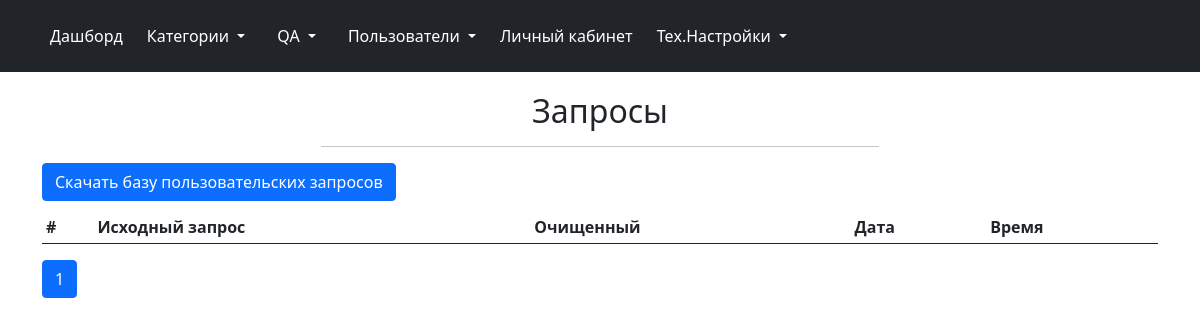
Before: /admin/requests (signed in) with the older database file.
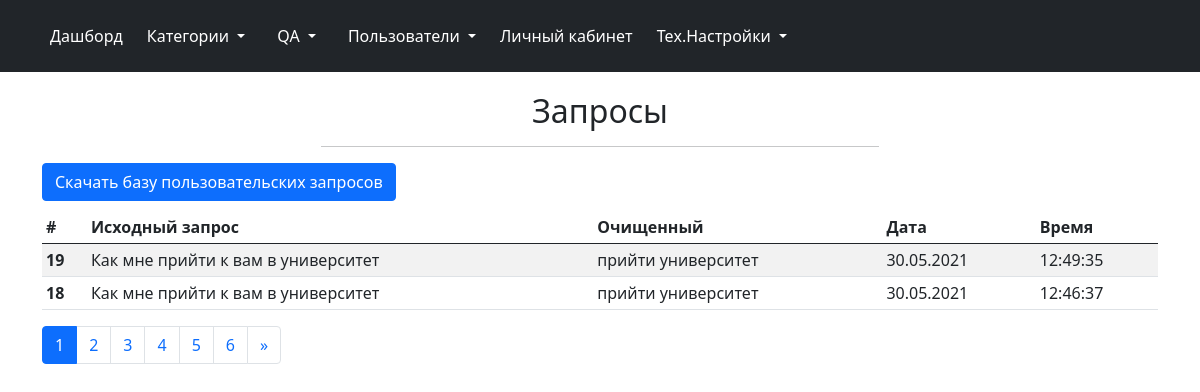
After: the same page with the newer database file.
### models.py (models this page shows, shortened)
class Requests(db.Model):
    id = db.Column(db.Integer, primary_key=True)
    original = db.Column(db.Text, nullable=False)
    cleared = db.Column(db.Text, nullable=False)
    date_time = db.Column(DateTime)

### admin/admin.py (the view)
@admin.route('/requests')
@login_required
def requests():
    requests_page_count = 2
    page_data = request.args.get("page")
    if page_data == None:
        page = 1
    else:
        page = int(page_data)
    requests = Requests.query
    requests_count = requests.count()
    requests = requests.order_by(desc(Requests.id)).paginate(page, requests_page_count, False).items
    if page - 5 > 0:
        first_pages = list(range(page - 5, page))
    else:
        first_pages = list(range(1, page))
    if page + 5 < math.ceil(requests_count / requests_page_count):
        last_pages = list(range(page + 1, page + 6))
    else:
        last_pages = list(range(page + 1, math.ceil(requests_count / requests_page_count) + 1))
    return render_template('admin/requests.html', requests=requests, current_page=page, first_pages=first_pages,
                           last_pages=last_pages)

### admin/admin.py (called while the page is built)
@admin.before_request
def before_request():
    if current_user.is_authenticated:
        if current_user.is_deactivated:
            logout_user()
            flash("Ваш аккаунт заблокирован. Для получения дополнительных сведений обратитесь к администратору",
                  category='danger')
            return redirect(url_for('.login'))

### app.py (called while the page is built)
@login_manager.user_loader
def load_user(user_id):
    return Users.query.get(user_id)

### admin/templates/admin/requests.html (shortened to what this page needs)
{% extends 'admin/base.html' %}
{% block page_header %}
Запросы
{% endblock %}
{% block body %}
<div class="btn_container">
	<a href="{{ url_for('.requests_history') }}" class="btn btn-primary button_active" data-bs-dismiss="modal">Скачать базу пользовательских запросов</a>
</div>
<table class="table table-striped table-sm">
	<thead>
		<tr>
			<th scope="col">#</th>
			<th scope="col">Исходный запрос</th>
			<th scope="col">Очищенный</th>
			<th scope="col">Дата</th>
			<th scope="col">Время</th>
	</thead>
	<tbody>
		{% for request in requests %}
		<tr class="table_line_item">
			<th scope="row">{{ request.id }}</th>
			<td>{{ request.original }}</td>
			<td>{{ request.cleared }}</td>
			<td>{{ request.date_time.strftime('%d.%m.%Y') }}</td>
			<td>{{ request.date_time.strftime('%H:%M:%S') }}</td>
		</tr>
		{% endfor %}
	</tbody>
</table>
<nav aria-label="Пример навигации по страницам">
  <ul class="pagination">
    <li class="page-item active" aria-current="page">
      <a class="page-link" href="{{ url_for('.requests', page=current_page) }}">{{ current_page }}</a>
    </li>
    {% for page in last_pages %}
    <li class="page-item"><a class="page-link" href="{{ url_for('.requests', page=page) }}">{{ page }}</a></li>
    {% endfor %}
    {% if last_pages | length > 0 %}
    <li class="page-item">
      <a class="page-link" href="{{ url_for('.requests', page=current_page+1) }}" aria-label="Следующая">
        <span aria-hidden="true">&raquo;</span>
      </a>
    </li>
    {% endif %}
  </ul>
</nav>
{% endblock %}

### admin/templates/admin/base.html (shortened to what this page needs)
<!DOCTYPE html>
<html lang="ru">
<head>
	<link href="https://cdn.jsdelivr.net/npm/bootstrap@5.0.1/dist/css/bootstrap.min.css" rel="stylesheet">
	<link rel="stylesheet" href="{{ url_for('static', filename='libraries/css/font-awesome.min.css') }}">
	<link rel="stylesheet" href="{{ url_for('.static', filename='css/style.css') }}">
</head>
<body>
	<header class="p-3 bg-dark text-white">
		<div class="container">
			<div class="d-flex flex-wrap align-items-center justify-content-center justify-content-lg-start">
				<ul class="nav col-12 col-lg-auto me-lg-auto mb-2 justify-content-center mb-md-0">
					<li><a href="{{ url_for('.index') }}" class="nav-link px-2 text-white">Дашборд</a></li>
					<li class="nav-item dropdown">
						<a class="nav-link dropdown-toggle text-white" href="{{ url_for('.category') }}" id="navbarDropdown" role="button" aria-expanded="false">
							Категории
						</a>
					</li>
					<li class="nav-item dropdown">
						<a class="nav-link dropdown-toggle text-white" href="{{ url_for('.qa') }}" id="navbarDropdown" role="button" aria-expanded="false">
							QA
						</a>
					</li>
					<li class="nav-item dropdown">
						<a class="nav-link dropdown-toggle text-white" href="{{ url_for('.users') }}" id="navbarDropdown" role="button" aria-expanded="false">
							Пользователи
						</a>
					</li>
					<li><a href="{{ url_for('.account') }}" class="nav-link px-2 text-white">Личный кабинет</a></li>
					<li class="nav-item dropdown">
						<span class="nav-link dropdown-toggle text-white" id="navbarDropdown" role="button" aria-expanded="false">
							Тех.Настройки
						</span>
					</li>
				</ul>
			</div>
		</div>
	</header>
	<div class="container">
		<div class="col-6 offset-3">
			<h2 class="account_title">{% block page_header %}{% endblock %}</h2>
			<hr>
		</div>
		{% block body %}{% endblock %}
	</div>
</body>
</html>

### admin/static/css/style.css (style rules this page uses)
header { margin-bottom: 20px; }
.account_title, .change_psswd { text-align: center; }
.btn_container { margin-bottom: 10px; }
.button_active { margin-right: 10px; }

Changed rows visible on the page:
added Requests: id "19", original "Как мне прийти к вам в университет", cleared "прийти университет", date_time "30.05.2021", date_time "12:49:35"
added Requests: id "18", original "Как мне прийти к вам в университет", cleared "прийти университет", date_time "30.05.2021", date_time "12:46:37"
Other visible differences:
new list line: "2"
new list line: "3"
new list line: "4"
new list line: "5"
new list line: "6"
